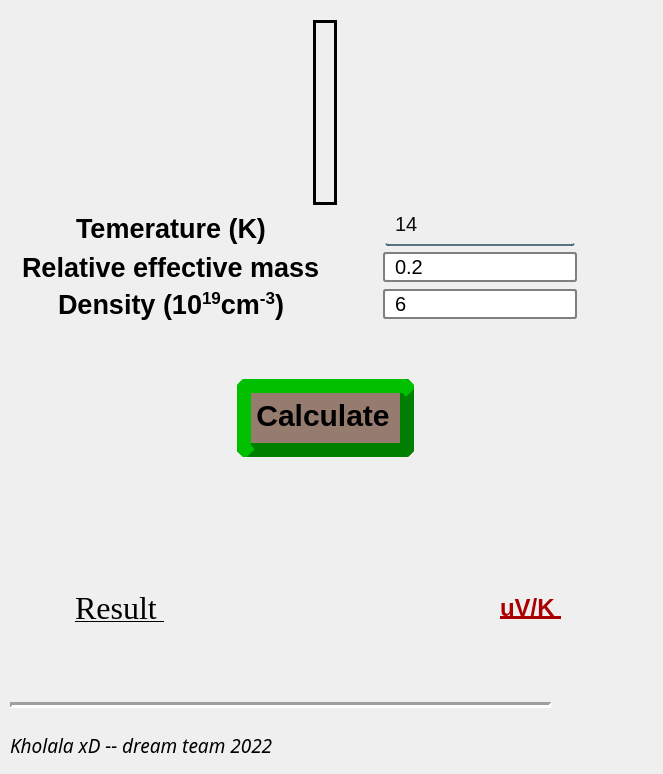
<?xml version="1.0" encoding="UTF-8"?>
<ui version="4.0">
 <class>Form</class>
 <widget class="QWidget" name="Form">
  <property name="enabled">
   <bool>true</bool>
  </property>
  <property name="geometry">
   <rect>
    <x>0</x>
    <y>0</y>
    <width>663</width>
    <height>774</height>
   </rect>
  </property>
  <property name="sizePolicy">
   <sizepolicy hsizetype="Fixed" vsizetype="Fixed">
    <horstretch>0</horstretch>
    <verstretch>0</verstretch>
   </sizepolicy>
  </property>
  <property name="minimumSize">
   <size>
    <width>500</width>
    <height>0</height>
   </size>
  </property>
  <property name="font">
   <font>
    <family>Segoe UI</family>
    <pointsize>15</pointsize>
    <weight>50</weight>
    <bold>false</bold>
    <underline>false</underline>
    <strikeout>false</strikeout>
   </font>
  </property>
  <property name="cursor">
   <cursorShape>ArrowCursor</cursorShape>
  </property>
  <property name="mouseTracking">
   <bool>false</bool>
  </property>
  <property name="windowTitle">
   <string>Seebeck Coefficient calculator (by aymen mahmoudi) V 1.0</string>
  </property>
  <property name="windowIcon">
   <iconset>
    <normaloff>logo.jpg</normaloff>logo.jpg</iconset>
  </property>
  <property name="windowOpacity">
   <double>16.000000000000000</double>
  </property>
  <property name="styleSheet">
   <string notr="true">QPushButton {
    background-color: rgb(225, 58, 255);
    border-style: outset;
    border-width: 14px;
    border-radius: 10px;
    border-color: green;
    font: bold 30px;
    min-width: 10em;
    padding: 10px;
}

QComboBox {
border: 1px solid gray;
border-radius: 3px;
padding: 1px 18px 1px 3px;
min-width: 6em;
}

QLineEdit {
    border: 2px solid gray;
    border-radius: 3px;
    padding: 0 8px;
    background: white;
    selection-background-color: darkgray;
}</string>
  </property>
  <widget class="QWidget" name="verticalLayoutWidget">
   <property name="geometry">
    <rect>
     <x>20</x>
     <y>20</y>
     <width>611</width>
     <height>681</height>
    </rect>
   </property>
   <layout class="QVBoxLayout" name="verticalLayout_widgets">
    <item alignment="Qt::AlignHCenter">
     <widget class="QLabel" name="label_7">
      <property name="enabled">
       <bool>true</bool>
      </property>
      <property name="sizePolicy">
       <sizepolicy hsizetype="Preferred" vsizetype="Preferred">
        <horstretch>0</horstretch>
        <verstretch>0</verstretch>
       </sizepolicy>
      </property>
      <property name="font">
       <font>
        <family>Calibri Light</family>
        <pointsize>25</pointsize>
        <weight>75</weight>
        <italic>true</italic>
        <bold>true</bold>
        <underline>true</underline>
        <strikeout>false</strikeout>
        <kerning>true</kerning>
       </font>
      </property>
      <property name="frameShape">
       <enum>QFrame::Box</enum>
      </property>
      <property name="lineWidth">
       <number>3</number>
      </property>
      <property name="text">
       <string>&lt;html&gt;&lt;head/&gt;&lt;body&gt;&lt;p&gt;&lt;img src=&quot;:/pic/equation.gif&quot; width=&quot;400&quot; height=&quot;150&quot;/&gt;&lt;/p&gt;&lt;/body&gt;&lt;/html&gt;</string>
      </property>
      <property name="textFormat">
       <enum>Qt::RichText</enum>
      </property>
     </widget>
    </item>
    <item>
     <layout class="QHBoxLayout" name="horizontalLayout_4">
      <item alignment="Qt::AlignHCenter">
       <widget class="QLabel" name="T_label_2">
        <property name="sizePolicy">
         <sizepolicy hsizetype="Fixed" vsizetype="Fixed">
          <horstretch>0</horstretch>
          <verstretch>0</verstretch>
         </sizepolicy>
        </property>
        <property name="font">
         <font>
          <family>Segoe UI</family>
          <pointsize>20</pointsize>
          <weight>75</weight>
          <italic>false</italic>
          <bold>true</bold>
          <underline>false</underline>
          <strikeout>false</strikeout>
          <kerning>true</kerning>
         </font>
        </property>
        <property name="lineWidth">
         <number>3</number>
        </property>
        <property name="text">
         <string>&lt;html&gt;&lt;head/&gt;&lt;body&gt;&lt;p&gt;Temerature (K)&lt;/p&gt;&lt;/body&gt;&lt;/html&gt;</string>
        </property>
        <property name="textFormat">
         <enum>Qt::RichText</enum>
        </property>
        <property name="margin">
         <number>0</number>
        </property>
       </widget>
      </item>
      <item alignment="Qt::AlignHCenter">
       <widget class="QLineEdit" name="T_lineEdit">
        <property name="styleSheet">
         <string notr="true">background-color:rgba(0, 0, 0, 0);
border:none;
border-bottom:2px solid rgba(46, 82, 101, 200);
color:rgba(0, 0, 0, 240);
padding-bottom:7px;</string>
        </property>
        <property name="text">
         <string>14</string>
        </property>
        <property name="maxLength">
         <number>6</number>
        </property>
        <property name="placeholderText">
         <string>T en Kelvin</string>
        </property>
       </widget>
      </item>
     </layout>
    </item>
    <item>
     <layout class="QHBoxLayout" name="horizontalLayout_2">
      <item alignment="Qt::AlignHCenter">
       <widget class="QLabel" name="T_label">
        <property name="font">
         <font>
          <family>Segoe UI</family>
          <pointsize>20</pointsize>
          <weight>75</weight>
          <italic>false</italic>
          <bold>true</bold>
          <underline>false</underline>
          <strikeout>false</strikeout>
          <kerning>true</kerning>
         </font>
        </property>
        <property name="lineWidth">
         <number>3</number>
        </property>
        <property name="text">
         <string>&lt;html&gt;&lt;head/&gt;&lt;body&gt;&lt;p&gt;Relative effective mass&lt;/p&gt;&lt;/body&gt;&lt;/html&gt;</string>
        </property>
        <property name="textFormat">
         <enum>Qt::RichText</enum>
        </property>
       </widget>
      </item>
      <item alignment="Qt::AlignHCenter">
       <widget class="QLineEdit" name="m_lineEdit">
        <property name="enabled">
         <bool>true</bool>
        </property>
        <property name="text">
         <string>0.2</string>
        </property>
        <property name="maxLength">
         <number>6</number>
        </property>
        <property name="placeholderText">
         <string>Effective mass</string>
        </property>
       </widget>
      </item>
     </layout>
    </item>
    <item>
     <layout class="QHBoxLayout" name="horizontalLayout_7">
      <item alignment="Qt::AlignHCenter">
       <widget class="QLabel" name="T_label_4">
        <property name="font">
         <font>
          <family>Segoe UI</family>
          <pointsize>20</pointsize>
          <weight>75</weight>
          <italic>false</italic>
          <bold>true</bold>
          <underline>false</underline>
          <strikeout>false</strikeout>
          <kerning>true</kerning>
         </font>
        </property>
        <property name="lineWidth">
         <number>3</number>
        </property>
        <property name="text">
         <string>&lt;html&gt;&lt;head/&gt;&lt;body&gt;&lt;p&gt;Density (10&lt;span style=&quot; vertical-align:super;&quot;&gt;19&lt;/span&gt;cm&lt;span style=&quot; vertical-align:super;&quot;&gt;-3&lt;/span&gt;)&lt;/p&gt;&lt;/body&gt;&lt;/html&gt;</string>
        </property>
        <property name="textFormat">
         <enum>Qt::RichText</enum>
        </property>
       </widget>
      </item>
      <item alignment="Qt::AlignHCenter">
       <widget class="QLineEdit" name="n_lineEdit">
        <property name="text">
         <string>6</string>
        </property>
        <property name="placeholderText">
         <string>density</string>
        </property>
       </widget>
      </item>
     </layout>
    </item>
    <item>
     <layout class="QHBoxLayout" name="horizontalLayout_buton_plotBZ">
      <item alignment="Qt::AlignHCenter|Qt::AlignVCenter">
       <widget class="QPushButton" name="clickHere_pushButton">
        <property name="enabled">
         <bool>true</bool>
        </property>
        <property name="sizePolicy">
         <sizepolicy hsizetype="Minimum" vsizetype="Maximum">
          <horstretch>0</horstretch>
          <verstretch>0</verstretch>
         </sizepolicy>
        </property>
        <property name="font">
         <font>
          <pointsize>-1</pointsize>
          <weight>75</weight>
          <italic>false</italic>
          <bold>true</bold>
         </font>
        </property>
        <property name="cursor">
         <cursorShape>PointingHandCursor</cursorShape>
        </property>
        <property name="mouseTracking">
         <bool>false</bool>
        </property>
        <property name="tabletTracking">
         <bool>false</bool>
        </property>
        <property name="toolTip">
         <string>this is toolTIP</string>
        </property>
        <property name="styleSheet">
         <string notr="true">QPushButton#clickHere_pushButton{
	padding-left:5px;
	padding-top:5px;
	background-color:rgba(150, 123, 111, 255);
}</string>
        </property>
        <property name="text">
         <string>Calculate</string>
        </property>
       </widget>
      </item>
     </layout>
    </item>
    <item>
     <layout class="QHBoxLayout" name="horizontalLayout_10">
      <item alignment="Qt::AlignHCenter|Qt::AlignVCenter">
       <widget class="QLabel" name="label_6">
        <property name="font">
         <font>
          <family>Times New Roman</family>
          <pointsize>24</pointsize>
          <weight>50</weight>
          <italic>false</italic>
          <bold>false</bold>
          <underline>true</underline>
          <strikeout>false</strikeout>
          <kerning>true</kerning>
         </font>
        </property>
        <property name="lineWidth">
         <number>3</number>
        </property>
        <property name="text">
         <string>Result </string>
        </property>
        <property name="textFormat">
         <enum>Qt::PlainText</enum>
        </property>
       </widget>
      </item>
      <item alignment="Qt::AlignHCenter|Qt::AlignVCenter">
       <widget class="QLabel" name="seebeck_output_label">
        <property name="enabled">
         <bool>true</bool>
        </property>
        <property name="text">
         <string/>
        </property>
       </widget>
      </item>
      <item alignment="Qt::AlignHCenter|Qt::AlignVCenter">
       <widget class="QLabel" name="T_label_3">
        <property name="font">
         <font>
          <family>Segoe UI</family>
          <pointsize>24</pointsize>
          <weight>75</weight>
          <italic>false</italic>
          <bold>true</bold>
          <underline>false</underline>
          <strikeout>false</strikeout>
          <kerning>true</kerning>
         </font>
        </property>
        <property name="lineWidth">
         <number>3</number>
        </property>
        <property name="text">
         <string>&lt;html&gt;&lt;head/&gt;&lt;body&gt;&lt;p&gt;&lt;span style=&quot; font-size:18pt; text-decoration: underline; color:#aa0000;&quot;&gt;uV/K &lt;/span&gt;&lt;/p&gt;&lt;/body&gt;&lt;/html&gt;</string>
        </property>
        <property name="textFormat">
         <enum>Qt::RichText</enum>
        </property>
       </widget>
      </item>
     </layout>
    </item>
   </layout>
  </widget>
  <widget class="QLabel" name="label_8">
   <property name="geometry">
    <rect>
     <x>10</x>
     <y>690</y>
     <width>361</width>
     <height>111</height>
    </rect>
   </property>
   <property name="font">
    <font>
     <family>Berlin Sans FB</family>
     <pointsize>14</pointsize>
     <weight>50</weight>
     <italic>true</italic>
     <bold>false</bold>
     <underline>false</underline>
     <strikeout>false</strikeout>
     <kerning>true</kerning>
    </font>
   </property>
   <property name="styleSheet">
    <string notr="true">QLineEdit {
    border: 2px solid gray;
    border-radius: 10px;
    padding: 0 8px;
    background: yellow;
    selection-background-color: darkgray;
}</string>
   </property>
   <property name="lineWidth">
    <number>3</number>
   </property>
   <property name="text">
    <string>Kholala xD -- dream team 2022</string>
   </property>
   <property name="textFormat">
    <enum>Qt::PlainText</enum>
   </property>
  </widget>
  <widget class="Line" name="line">
   <property name="geometry">
    <rect>
     <x>10</x>
     <y>690</y>
     <width>541</width>
     <height>31</height>
    </rect>
   </property>
   <property name="lineWidth">
    <number>3</number>
   </property>
   <property name="orientation">
    <enum>Qt::Horizontal</enum>
   </property>
  </widget>
 </widget>
 <resources>
  <include location="picture_ressource.qrc"/>
 </resources>
 <connections/>
</ui>
